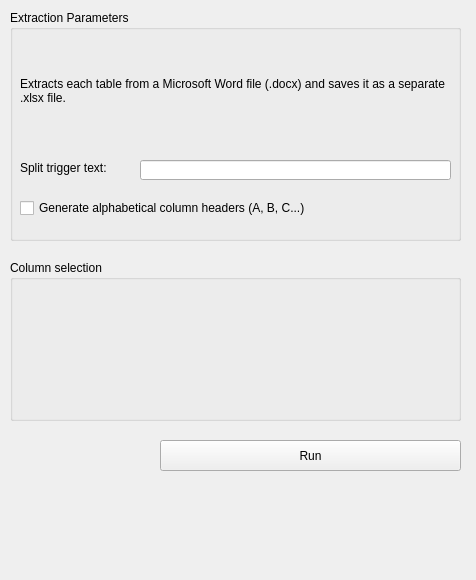
<?xml version="1.0" encoding="UTF-8"?>
<ui version="4.0">
 <class>Form</class>
 <widget class="QWidget" name="Form">
  <property name="geometry">
   <rect>
    <x>0</x>
    <y>0</y>
    <width>476</width>
    <height>580</height>
   </rect>
  </property>
  <widget class="QGroupBox" name="groupBox">
   <property name="geometry">
    <rect>
     <x>10</x>
     <y>10</y>
     <width>451</width>
     <height>231</height>
    </rect>
   </property>
   <property name="title">
    <string>Extraction Parameters</string>
   </property>
   <widget class="QLabel" name="Description">
    <property name="geometry">
     <rect>
      <x>10</x>
      <y>20</y>
      <width>431</width>
      <height>121</height>
     </rect>
    </property>
    <property name="text">
     <string>Extracts each table from a Microsoft Word file (.docx) and saves it as a separate .xlsx file.</string>
    </property>
    <property name="wordWrap">
     <bool>true</bool>
    </property>
   </widget>
   <widget class="QLineEdit" name="trigger_text">
    <property name="geometry">
     <rect>
      <x>130</x>
      <y>150</y>
      <width>311</width>
      <height>20</height>
     </rect>
    </property>
   </widget>
   <widget class="QCheckBox" name="checkBox_headers">
    <property name="geometry">
     <rect>
      <x>10</x>
      <y>190</y>
      <width>431</width>
      <height>16</height>
     </rect>
    </property>
    <property name="text">
     <string>Generate alphabetical column headers (A, B, C...)</string>
    </property>
   </widget>
   <widget class="QLabel" name="label_trigger">
    <property name="geometry">
     <rect>
      <x>10</x>
      <y>150</y>
      <width>111</width>
      <height>16</height>
     </rect>
    </property>
    <property name="text">
     <string>Split trigger text:</string>
    </property>
   </widget>
  </widget>
  <widget class="QGroupBox" name="groupBox_3">
   <property name="geometry">
    <rect>
     <x>10</x>
     <y>260</y>
     <width>451</width>
     <height>161</height>
    </rect>
   </property>
   <property name="title">
    <string>Column selection</string>
   </property>
   <widget class="QWidget" name="placeholder" native="true">
    <property name="geometry">
     <rect>
      <x>0</x>
      <y>20</y>
      <width>431</width>
      <height>141</height>
     </rect>
    </property>
   </widget>
  </widget>
  <widget class="QPushButton" name="pushButton_run">
   <property name="geometry">
    <rect>
     <x>160</x>
     <y>440</y>
     <width>301</width>
     <height>31</height>
    </rect>
   </property>
   <property name="text">
    <string>Run</string>
   </property>
  </widget>
 </widget>
 <resources/>
 <connections/>
</ui>
